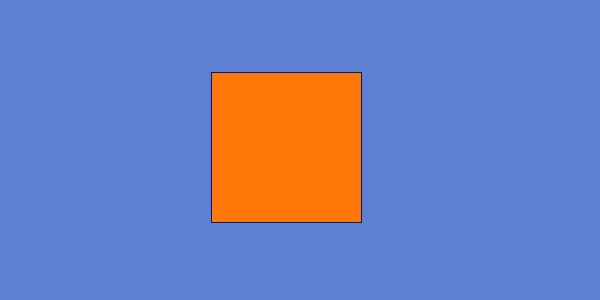
Frame 1 (no input)
Frame 60 (the mouse pressed at the canvas centre just before this capture): identical to frame 1, image omitted
Frame 120 (the mouse held since frame 60 and released just before this capture): identical to frame 1, image omitted

The Processing sketch that drew this single still picture (run headless with seeded random() and noise(); from frame 60 on, the mouse is pressed at the canvas centre):

// Processing sketch: JuegoDado
// ── JuegoDado.pde
Dado dado;
Tablero tablero;
boolean dibujarImagen = false;
int posicionAleatoria;
int[] valoresDados = new int[20];
boolean[] dadoMostrado = new boolean[6];

void setup() {
  size(600, 300);
  textSize(50);
  textAlign(CENTER, CENTER);
  dado = new Dado(width / 1.4, height / 8);
  tablero = new Tablero(0, 0);
}

void draw() {
  background(#5E80D3);
  stroke(#03196C);
  fill(#FF7708);
  float centroX = height / 1.4;
  float centroY = width / 8.0;
  float lado = 150;
  float esquinaX = centroX - lado / 50;
  float esquinaY = centroY - lado / 50;
  rect(esquinaX, esquinaY, lado, lado);

  if (dibujarImagen) {
    float posX1 = 0, posY1 = 0, posX2 = 0, posY2 = 0, posX3 = 0, posY3 = 0, posX4 = 0, posY4 = 0, posX5 = 0, posY5 = 0, posX6 = 0, posY6 = 0, posX7 = 0, posY7 = 0;

    if (posicionAleatoria == 0) {
      posX1 = esquinaX + lado / 2;
      posY1 = esquinaY + lado / 2;
      generarTexto1("Uno", width - 80, 50);
      if (!dadoMostrado[0]) {
        println("Dado 1");
        dadoMostrado[0] = true;
      }
    } else if (posicionAleatoria == 1) {
      posX4 = esquinaX + lado / 5.2;
      posY4 = esquinaY + lado / 4.4;
      posX3 = esquinaX + lado / 1.2;
      posY3 = esquinaY + lado / 1.3;
      generarTexto1("Dos", width - 80, 50);
      if (!dadoMostrado[1]) {
        println("Dado 2");
        dadoMostrado[1] = true;
      }
    } else if (posicionAleatoria == 2) {
      posX4 = esquinaX + lado / 5.2;
      posY4 = esquinaY + lado / 4.4;
      posX1 = esquinaX + lado / 2.0;
      posY1 = esquinaY + lado / 2.0;
      posX3 = esquinaX + lado / 1.2;
      posY3 = esquinaY + lado / 1.3;
      generarTexto1("Tres", width - 80, 50);
      if (!dadoMostrado[2]) {
        println("Dado 3");
        dadoMostrado[2] = true;
      }
    } else if (posicionAleatoria == 3) {
      posX4 = esquinaX + lado / 5.2;
      posY4 = esquinaY + lado / 4.4;
      posX3 = esquinaX + lado / 1.2;
      posY3 = esquinaY + lado / 1.3;
      posX5 = esquinaX + lado / 5.2;
      posY5 = esquinaY + lado / 1.3;
      posX6 = esquinaX + lado / 1.2;
      posY6 = esquinaY + lado / 4.2;
      generarTexto1("Cuatro", width - 80, 50);
      if (!dadoMostrado[3]) {
        println("Dado 4");
        dadoMostrado[3] = true;
      }
    } else if (posicionAleatoria == 4) {
      posX4 = esquinaX + lado / 5.2;
      posY4 = esquinaY + lado / 4.4;
      posX3 = esquinaX + lado / 1.2;
      posY3 = esquinaY + lado / 1.3;
      posX5 = esquinaX + lado / 5.2;
      posY5 = esquinaY + lado / 1.3;
      posX6 = esquinaX + lado / 1.2;
      posY6 = esquinaY + lado / 4.2;
      posX1 = esquinaX + lado / 2;
      posY1 = esquinaY + lado / 2;
      generarTexto1("Cinco", width - 80, 50);
      if (!dadoMostrado[4]) {
        println("Dado 5");
        dadoMostrado[4] = true;
      }
    } else if (posicionAleatoria == 5) {
      posX2 = esquinaX + lado / 5.2;
      posY2 = esquinaY + lado / 2.0;
      posX7 = esquinaX + lado / 1.2;
      posY7 = esquinaY + lado / 2.0;
      posX4 = esquinaX + lado / 5.2;
      posY4 = esquinaY + lado / 4.4;
      posX6 = esquinaX + lado / 1.2;
      posY6 = esquinaY + lado / 4.2;
      posX5 = esquinaX + lado / 5.2;
      posY5 = esquinaY + lado / 1.3;
      posX3 = esquinaX + lado / 1.2;
      posY3 = esquinaY + lado / 1.3;
      generarTexto1("Seis", width - 80, 50);
      if (!dadoMostrado[5]) {
        println("Dado 6");
        dadoMostrado[5] = true;
      }
    }

    stroke(0);
    fill(0);
    if (dentroDelCuadrado(posX1, posY1, esquinaX, esquinaY, lado)) ellipse(posX1, posY1, 25, 25);
    if (dentroDelCuadrado(posX2, posY2, esquinaX, esquinaY, lado)) ellipse(posX2, posY2, 25, 25);
    if (dentroDelCuadrado(posX3, posY3, esquinaX, esquinaY, lado)) ellipse(posX3, posY3, 25, 25);
    if (dentroDelCuadrado(posX4, posY4, esquinaX, esquinaY, lado)) ellipse(posX4, posY4, 25, 25);
    if (dentroDelCuadrado(posX5, posY5, esquinaX, esquinaY, lado)) ellipse(posX5, posY5, 25, 25);
    if (dentroDelCuadrado(posX6, posY6, esquinaX, esquinaY, lado)) ellipse(posX6, posY6, 25, 25);
    if (dentroDelCuadrado(posX7, posY7, esquinaX, esquinaY, lado)) ellipse(posX7, posY7, 25, 25);
  }
}

void keyPressed() {
  if (key == ' ') {
    posicionAleatoria = int(random(6));
    agregarValorDado(posicionAleatoria + 1);
    dibujarImagen = true;
  } else if (key == 'm') { 
    dibujarDados(); // M de mostrar valores
    reiniciarDadoMostrado();
  } else if (key == 'b') {
    borrarLista();
  }
}

boolean dentroDelCuadrado(float x, float y, float esquinaX, float esquinaY, float lado) {
  return x >= esquinaX && x <= esquinaX + lado && y >= esquinaY && y <= esquinaY + lado;
}

// Función para generar el texto en la posición específica
void generarTexto1(String texto, float x, float y) {
  fill(#1B2A64);
  text(texto, x, y);
}

void dibujarDados() {
  println("Últimos valores obtenidos:");
  int startIndex = max(valoresDados.length - 10, 0); //Muestra hasta 10 :)
  for (int i = startIndex; i < valoresDados.length; i++) {
    println(valoresDados[i]);
  }
}

void agregarValorDado(int valor) {
  for (int i = valoresDados.length - 1; i > 0; i--) {
    valoresDados[i] = valoresDados[i - 1];
  }
  valoresDados[0] = valor;
}

void reiniciarDadoMostrado() {
  for (int i = 0; i < dadoMostrado.length; i++) {
    dadoMostrado[i] = false;
  }
}

void borrarLista() {
  println("Lista borrada (ultimo valor obtenido).");
  for (int i = 0; i < dadoMostrado.length; i++) {
    dadoMostrado[i] = false;
  }
  for (int i = 0; i < valoresDados.length; i++) {
    valoresDados[i] = 0;
  }
}

// ── Dado.pde
class Dado extends GameObject {
  int valor;
  boolean mostrado; 
  
  Dado(float x, float y) {
    super(x, y);
    this.valor = 0; 
    this.mostrado = false;
  }
  
  void display() {
    // Implementación para dibujar el dado
  }
}

// ── GameObject.pde
abstract class GameObject {
  float x, y;
  
  GameObject(float x, float y) {
    this.x = x;
    this.y = y;
  }
  
  abstract void display();
}

// ── HUD.pde
class HUD extends GameObject {
  HUD(float x, float y) {
    super(x, y);
  }
  
  void display() {
  }
}

// ── Tablero.pde
class Tablero extends GameObject {
  Tablero(float x, float y) {
    super(x, y);
  }
  
  void display() {
  }
}
